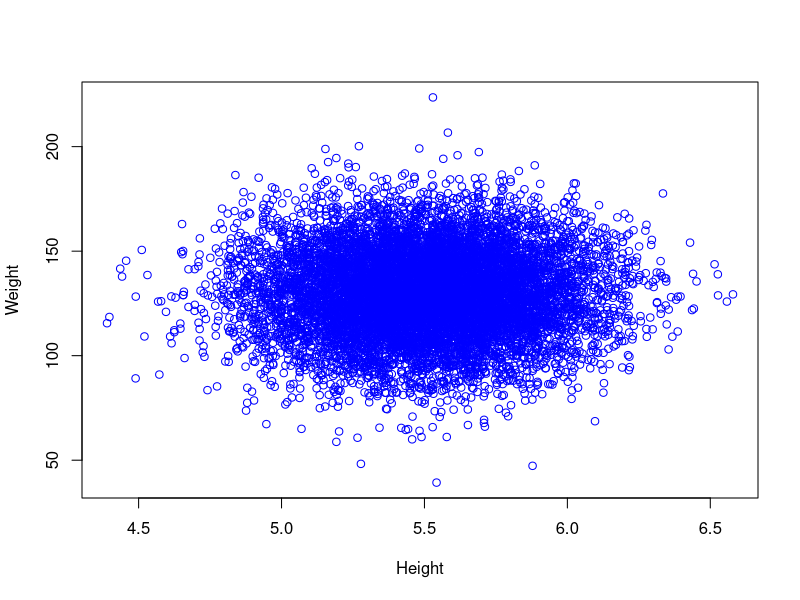

Generate this figure with R:
height.mean <- 5.5
height.sd   <-  .3

weight.mean <- 130
weight.sd   <-  20

N <- 10000

sim.height <- rnorm(10000,mean=height.mean,sd=height.sd)
sim.weight <- rnorm(10000,mean=weight.mean,sd=weight.sd)

sim.plot <- function(myCol="blue"){
  plot(sim.height,sim.weight,
       xlab="Height",
       ylab="Weight",
       col=myCol)
}

sim.plot()
